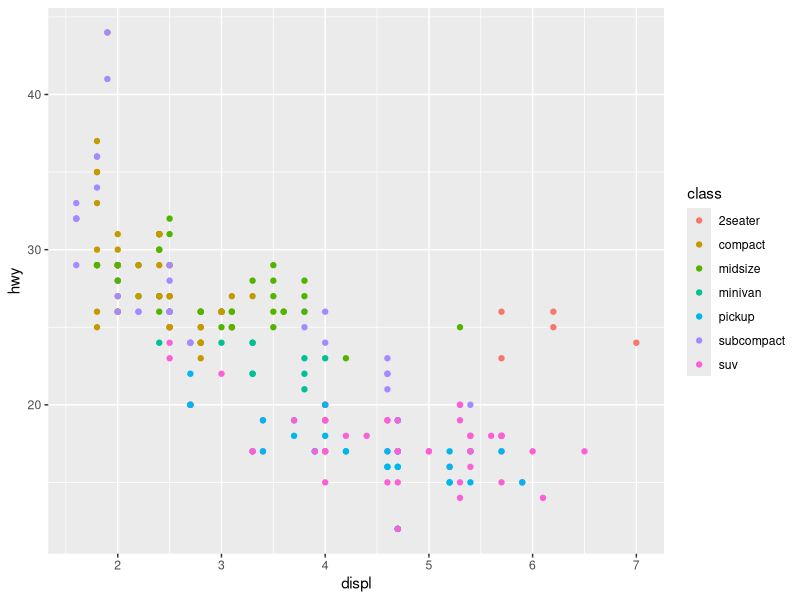
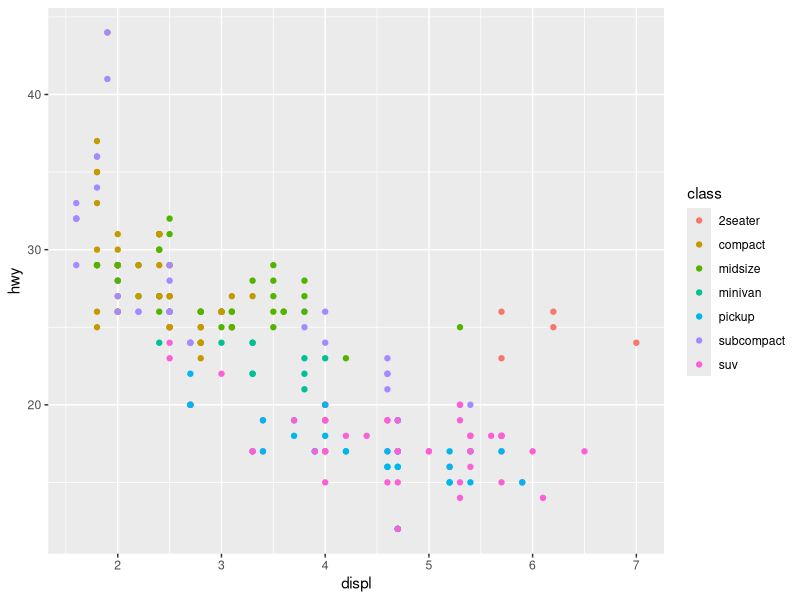
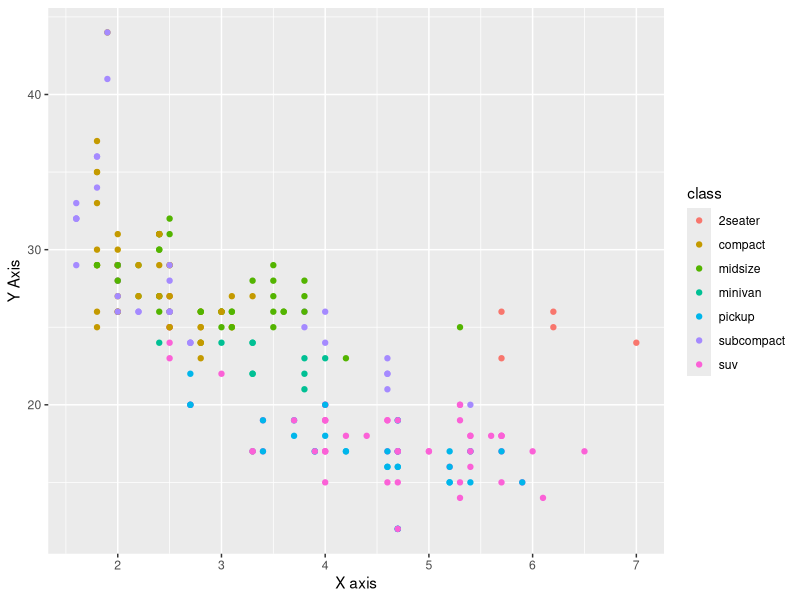
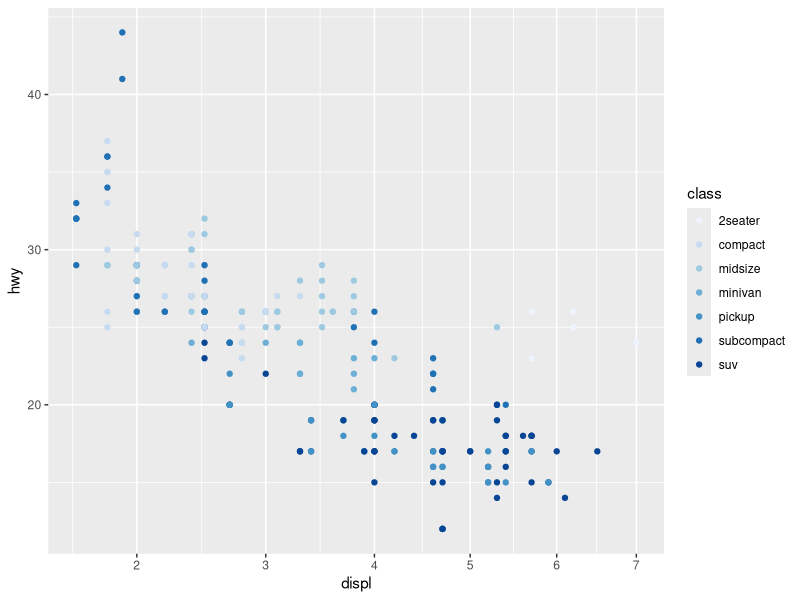
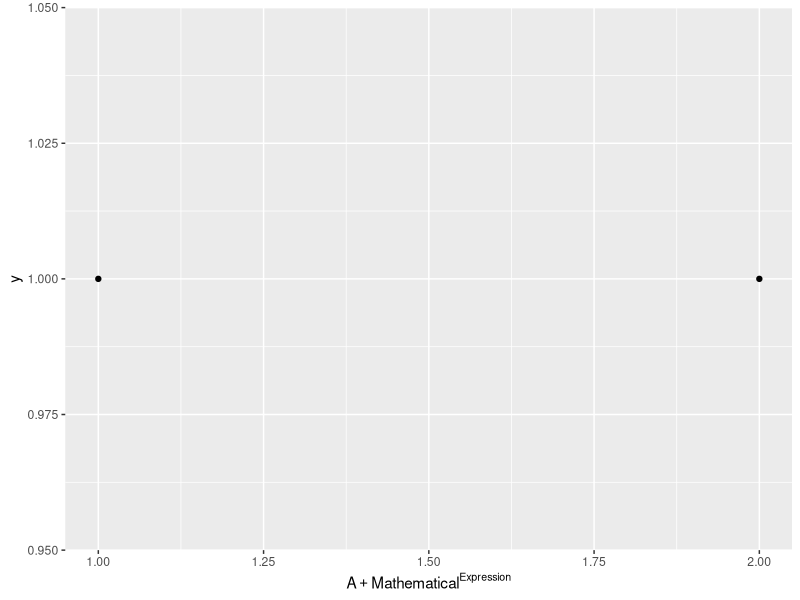
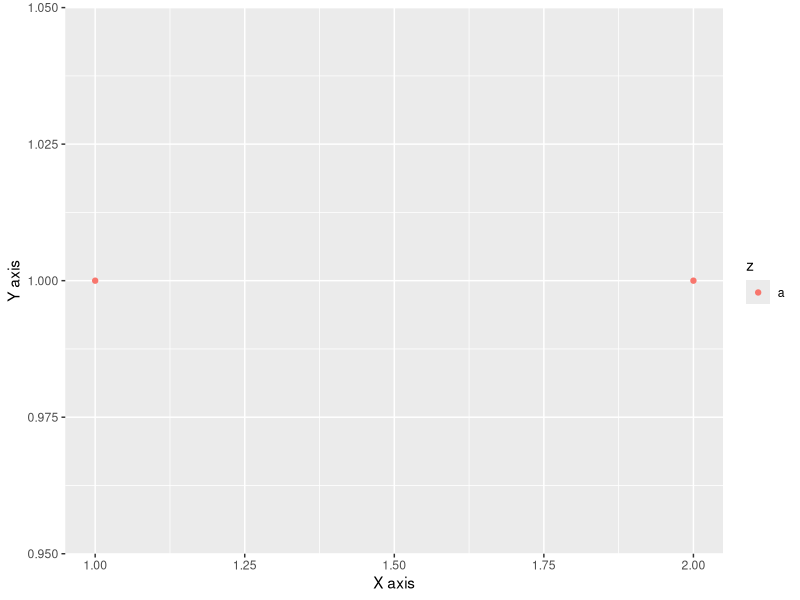
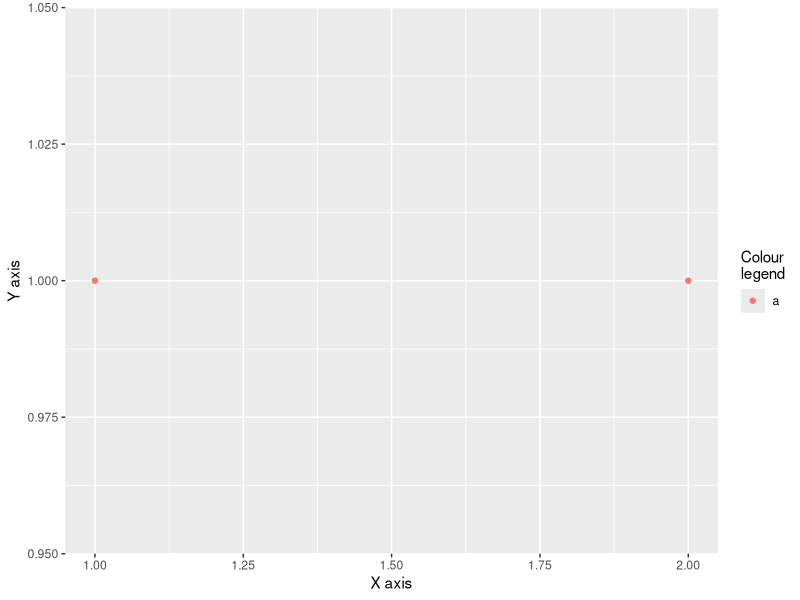
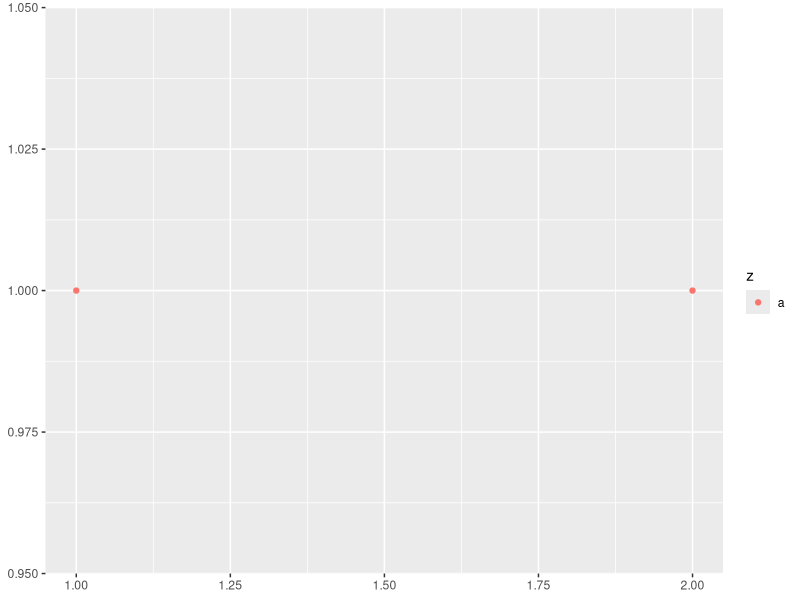

The R script that drew these images, in order:
# Lab 7 - Scales, axes and legends
library(ggplot2)

# These lines do exactly the same thing.
ggplot(mpg, aes(displ, hwy)) + geom_point(aes(color = class))

ggplot(mpg, aes(displ, hwy)) + geom_point(aes(color = class)) +
  scale_x_continuous() + scale_y_continuous() + scale_color_discrete()

# This is to reduce tedium when producing graphs, though as you did in your 5353 assessment,
# you can modify these as such.

ggplot(mpg, aes(displ, hwy)) + geom_point(aes(color = class)) +
  scale_x_continuous("X axis") + scale_y_continuous("Y Axis")
# Adding multiple labels to the SAME axis will just overwrite the first one, so don't do that.

# There are different kinds of scales, too.
ggplot(mpg, aes(displ, hwy)) + geom_point(aes(color = class)) +
  scale_x_sqrt() + scale_color_brewer()
# scale_[AXIS]_[TYPE]()

# Testing DF
df <- data.frame(x = 1:2, y = 1, z = "a")

# You can produce some more interesting looking scales using quote().
ggplot(df, aes(x, y)) + geom_point() +
  scale_x_continuous(quote(A + Mathematical ^ Expression))

# If you're looking to just use the default scale, you can quickly change the label of it as such.
ggplot(df, aes(x, y)) + geom_point(aes(color = z)) +
  xlab("X axis") + ylab("Y axis")

# Alternatively, supply all labels at once via labs().
ggplot(df, aes(x, y)) + geom_point(aes(color = z)) +
  labs(x = "X axis", y = "Y axis", color = "Colour\nlegend") # \n is supported.

# You can entirely remove a label by making it a blank string or NULL.
# Making it a blank string will still leave space for where it should be, whereas NULL will leave none.
ggplot(df, aes(x, y)) + geom_point(aes(color = z)) +
  labs(x = NULL, y = NULL) # No space at all

ggplot(df, aes(x, y)) + geom_point(aes(color = z)) +
  labs(x = "", y = "") # Small amount of space.

# Breaks can be used to set specific points on the axis (the breaks) to show.
# Any custom labels you add must be of the same length as your breaks. 2 breaks means 2 labels.
df <- data.frame(x = c(1, 3, 5) * 1000, y = 1)
ggplot(df, aes(x, y)) + geom_point() +
  labs(x = NULL, y = NULL) +
  scale_x_continuous(breaks = c(2000, 4000), labels = c("2k", "4k"))

# Here's an example of where you might want custom labels for categorical variables.
df2 <- data.frame(x = 1:3, y = c("a", "b", "c"))
ggplot(df2, aes(x, y)) +
  geom_point() # a, b, and c are quite non-descript, so let's change them for better viewing.

ggplot(df2, aes(x, y)) +
  geom_point() +
  scale_y_discrete(labels = c("Apple", "Banana", "Carrot"))
# Discrete scale because these are categorical.

# You can completely hide breaks and labels by making them null.
# This will also hide the grid lines for the axis you hid.
ggplot(df2, aes(x, y)) +
  geom_point() +
  scale_x_continuous(breaks = NULL) +
  scale_y_discrete(breaks = NULL) # Obviously you wouldn't hide both.

# You can make some nice looking plots with colours.
# You can copy the format (black outline circle) to the legend via show.legend = T/TRUE
df <- data.frame(x = 1:3, y = 1:3, z = c("a", "b", "c"))
ggplot(df, aes(y, y)) +
  geom_point(size = 4, colour = "grey20", show.legend = TRUE) +
  geom_point(aes(colour = z), size = 2)

# You can get more specific control over the legend and the colours it shows with guide functions.
df <- data.frame(x = 1, y = 1:3, z = 1:3)
ggplot(df, aes(x, y)) + geom_tile(aes(fill = z)) # All one gradient, somewhat hard to discern.

ggplot(df, aes(x, y)) + geom_tile(aes(fill = z)) +
  scale_fill_continuous(guide = guide_legend()) # More seperated colours.

ggplot(df, aes(x, y)) + geom_tile(aes(fill = z)) +
  scale_fill_continuous(guide = guide_legend(ncol = 2)) # Across multiple columns.

# You can set limits to your scales, which is greatly helpful for showing a specific RANGE.
df <- data.frame(x = 1:3, y = 1:3)

ggplot(df, aes(x, y)) + geom_point() +
  scale_x_continuous(limit = c(1.5, 2.5)) # Show between 1.5 and 2.5 on X
# This seems to show a warning to let you know that you hid some rows with this.

ggplot(df, aes(x, y)) + geom_point() +
  scale_x_continuous(limit = c(0, 4)) # Larger range than the default, zooms out more.

# As with labels, these are quickly modified by xlim and ylim.
ggplot(df, aes(x, y)) + geom_point() +
  xlim(c(0, 4))

# Don't be put off by this block of code.
# This is showing all three "types" of scaling: comma, percent, and dollar.
# They add the respective thing to the scale - dollar adds $ sign, percent %, comma puts commas
# to seperate thousands.
df <- data.frame(xaxis = rnorm(50, 100000, 50000),
                 yaxis = runif(50, 0, 1),
                 pointsize = rnorm(50, 1000, 1000))

ggplot(df, aes(x = xaxis, y = yaxis, size = pointsize)) +
  geom_point(color = "cornflowerblue",
             alpha = .6) +
  scale_x_continuous(label = scales::comma) +
  scale_y_continuous(label = scales::percent) +
  scale_size(range = c(1,10), # point size range
             label = scales::dollar)

# If your scale is a date (and R recognises it as such), it complicates it a bit, as there are
# more specific formats for them, as follows:
# %d - Numerical day (1 - 31), %a - Abbreviated weekday (Mon, Tue), %A - Unabbreviated (Monday),
# %m - Numerical month (0 - 12), %b - Abbreivated month (Jan, Feb), %B - Unabbreivated (January),
# %y - 2-digit year (19, 84), %Y - 4-digit year (2019, 1984)

# If you're working with very old data, a 2 digit year option isn't optimal.

# date_breaks takes words as its argument. "2 weeks", "3 months", "4 years"
# date_labels takes the aforementioned formats %d, %a etc.
ggplot(economics, aes(x = date, y = unemploy)) +
  geom_line(color="darkgreen") +
  scale_x_date(date_breaks = "5 years",
               date_labels = "%b-%y") #

# To assign colours to categorical variables, you can use manual scales.
ggplot(diamonds, aes(x = cut, fill = clarity)) +
  geom_bar() +
  scale_fill_manual(values = c(
    "darkred", "steelblue", "darkgreen", "gold",
    "brown", "purple", "grey", "khaki4"
  ))

# When we want to show a gradient of colours to represent values, this can be customised with
# scale_color_gradient and scale_color_gradient2.

df <- data.frame(
  x = runif(100), # 100 uniformly distributed random values
  y = runif(100), # 100 uniformly distributed random values
  z1 = rnorm(100), # 100 normally distributed random values
  z2 = abs(rnorm(100)) # 100 normally distributed random values mapped to positive
)

# Normally, it uses a blue gradient that doesn't look great.
ggplot(df, aes(x, y)) +
  geom_point(aes(color = z2))

# The standard gradient function just changes the colors of this gradient.
ggplot(df, aes(x, y)) +
  geom_point(aes(color = z2)) +
  scale_color_gradient(low = "greenyellow", high = "forestgreen")

# gradient2 lets you use a more diverging palette.
ggplot(df, aes(x, y)) +
  geom_point(aes(color = z1), size = 3) +
  scale_color_gradient2(low = 'blue', mid = 'white', high = 'red')
# Your gradient should ideally use two opposite colors on the color wheel for clarity.


# Bonus unnecessary tidbit, "rm(list=ls())" clears all objects from memory.